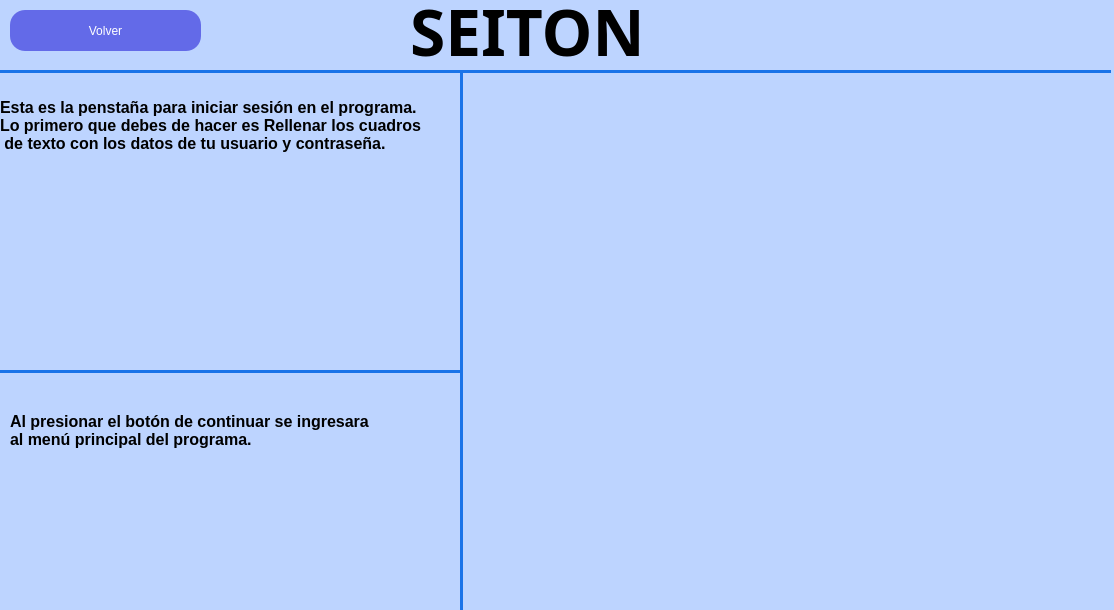
<?xml version="1.0" encoding="UTF-8"?>
<ui version="4.0">
 <class>Form</class>
 <widget class="QWidget" name="Form">
  <property name="geometry">
   <rect>
    <x>0</x>
    <y>0</y>
    <width>1114</width>
    <height>610</height>
   </rect>
  </property>
  <property name="windowTitle">
   <string>Form</string>
  </property>
  <property name="styleSheet">
   <string notr="true">background-color: rgb(189, 212, 255); color: white; </string>
  </property>
  <widget class="QPushButton" name="pushButton">
   <property name="geometry">
    <rect>
     <x>10</x>
     <y>10</y>
     <width>191</width>
     <height>41</height>
    </rect>
   </property>
   <property name="styleSheet">
    <string notr="true">background-color: rgb(99, 106, 232);  border-radius: 15px</string>
   </property>
   <property name="text">
    <string>Volver</string>
   </property>
  </widget>
  <widget class="QLabel" name="label">
   <property name="geometry">
    <rect>
     <x>410</x>
     <y>-10</y>
     <width>261</width>
     <height>81</height>
    </rect>
   </property>
   <property name="font">
    <font>
     <family>Cascadia Mono</family>
     <pointsize>48</pointsize>
     <weight>75</weight>
     <bold>true</bold>
    </font>
   </property>
   <property name="styleSheet">
    <string notr="true">color: black; </string>
   </property>
   <property name="text">
    <string>SEITON</string>
   </property>
  </widget>
  <widget class="Line" name="line">
   <property name="geometry">
    <rect>
     <x>0</x>
     <y>70</y>
     <width>1111</width>
     <height>3</height>
    </rect>
   </property>
   <property name="styleSheet">
    <string notr="true">background: #1a73e8;
max-height: 3px;
min-height: 3px;
border: none;</string>
   </property>
   <property name="orientation">
    <enum>Qt::Horizontal</enum>
   </property>
  </widget>
  <widget class="QLabel" name="label_5">
   <property name="geometry">
    <rect>
     <x>-20</x>
     <y>480</y>
     <width>471</width>
     <height>121</height>
    </rect>
   </property>
   <property name="text">
    <string/>
   </property>
   <property name="pixmap">
    <pixmap resource="txt_img.qrc">:/imagenes/cont_img.jpg</pixmap>
   </property>
  </widget>
  <widget class="QLabel" name="label_3">
   <property name="geometry">
    <rect>
     <x>0</x>
     <y>90</y>
     <width>451</width>
     <height>71</height>
    </rect>
   </property>
   <property name="font">
    <font>
     <pointsize>12</pointsize>
     <weight>75</weight>
     <bold>true</bold>
    </font>
   </property>
   <property name="styleSheet">
    <string notr="true">color: black; </string>
   </property>
   <property name="text">
    <string>Esta es la penstaña para iniciar sesión en el programa.
Lo primero que debes de hacer es Rellenar los cuadros
 de texto con los datos de tu usuario y contraseña.</string>
   </property>
  </widget>
  <widget class="QLabel" name="label_4">
   <property name="geometry">
    <rect>
     <x>10</x>
     <y>400</y>
     <width>421</width>
     <height>61</height>
    </rect>
   </property>
   <property name="font">
    <font>
     <pointsize>12</pointsize>
     <weight>75</weight>
     <bold>true</bold>
    </font>
   </property>
   <property name="styleSheet">
    <string notr="true">color:black; </string>
   </property>
   <property name="text">
    <string>Al presionar el botón de continuar se ingresara 
al menú principal del programa.</string>
   </property>
  </widget>
  <widget class="QLabel" name="label_2">
   <property name="geometry">
    <rect>
     <x>60</x>
     <y>170</y>
     <width>361</width>
     <height>191</height>
    </rect>
   </property>
   <property name="text">
    <string/>
   </property>
   <property name="pixmap">
    <pixmap resource="txt_img.qrc">:/imagenes/txt_img.jpg</pixmap>
   </property>
  </widget>
  <widget class="Line" name="line_3">
   <property name="geometry">
    <rect>
     <x>0</x>
     <y>370</y>
     <width>461</width>
     <height>3</height>
    </rect>
   </property>
   <property name="styleSheet">
    <string notr="true">background: #1a73e8;
max-height: 3px;
min-height: 3px;
border: none;</string>
   </property>
   <property name="orientation">
    <enum>Qt::Horizontal</enum>
   </property>
  </widget>
  <widget class="Line" name="line_2">
   <property name="geometry">
    <rect>
     <x>460</x>
     <y>70</y>
     <width>3</width>
     <height>541</height>
    </rect>
   </property>
   <property name="styleSheet">
    <string notr="true">background: #1a73e8;
max-width: 3px;
min-width: 3px;
border: none;</string>
   </property>
   <property name="orientation">
    <enum>Qt::Vertical</enum>
   </property>
  </widget>
 </widget>
 <resources>
  <include location="txt_img.qrc"/>
 </resources>
 <connections/>
</ui>
